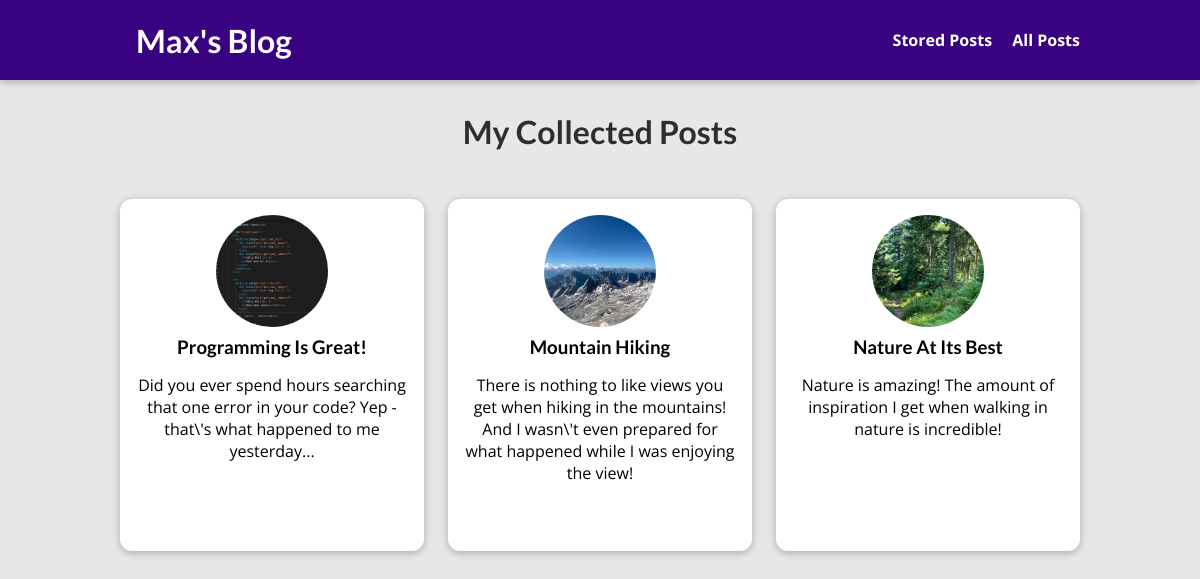
The page /posts on the database its author committed.
### blog/models.py (models this page shows, shortened)
class Post(models.Model):
    title = models.CharField(max_length=150)
    excerpt = models.TextField(default='')
    image = models.ImageField(upload_to='posts', null=True)
    date = models.DateField(default=timezone.now())
    slug = models.SlugField(default='', blank=True, null=False, unique=True)
    content = models.TextField(default='')
    author = models.ForeignKey(
        Author, on_delete=models.SET_NULL, null=True, related_name='posts')
    tags = models.ManyToManyField(Tag)
    def get_absolute_url(self):
        return reverse('post-detail-page', args=[self.slug])

### blog/views.py (the view)
# urls.py: path('posts', views.AllPostsView.as_view(), name='posts-page'),
class AllPostsView(ListView):
    template_name = 'blog/all-posts.html'
    model = Post
    ordering = ['-date']
    context_object_name = 'all_posts'

### blog/templates/blog/all-posts.html (shortened to what this page needs)
{% extends 'base.html' %}
{% load static %}
{% block css_files %}
    <link rel='stylesheet' href="{% static 'blog/post.css' %}" />
    <link rel='stylesheet' href="{% static 'blog/all-posts.css' %}" />
{% endblock css_files %}
{% block content %}
    <section id='all-posts'>
        <h2>My Collected Posts</h2>
        <ul>
            {% for post in all_posts %}
                {% include 'blog/includes/post.html' %}
            {% endfor %}
        </ul>
    </section>
{% endblock content %}

### blog/templates/blog/includes/post.html
{% load static %}
<li>
    <article class='post'>
        <a href="{{post.get_absolute_url}}">
            <img src="{{post.image.url}}" alt="{{ post.title }}">
            <div class='post__content'>
                <h3>{{ post.title }}</h3>
                <p>
                    {{ post.excerpt }}
                </p>
            </div>
        </a>
    </article>
</li>

### static/app.css (style rules this page uses)
* { box-sizing: border-box; }
html { font-family: 'Open Sans', 'Lato', sans-serif; }
body { margin: 0; }
h1, h2, h3 { font-family: 'Lato', sans-serif; font-weight: bold; }

### blog/static/blog/post.css (style rules this page uses)
.post { display: flex; flex-direction: column; align-items: center; text-align: center; }
.post a { text-decoration: none; color: black; transition: all 0.2s ease; padding: 1rem; }
.post img { width: 5rem; height: 5rem; object-fit: cover; border-radius: 50%; }
.post h3 { margin: 0.25rem 0; }

### blog/static/blog/all-posts.css (style rules this page uses)
body { background-color: #e7e7e7; }
#all-posts { margin: 7rem auto; width: 90%; max-width: 60rem; }
#all-posts h2 { text-align: center; font-size: 2rem; color: #2e2e2e; margin: 3rem 0; }
ul { list-style: none; margin: 0; padding: 0; display: grid; grid-template-columns: repeat(auto-fill, minmax(17rem, 1fr)); gap: 1.5rem; }
.post img { width: 7rem; height: 7rem; }
.post a { height: 22rem; transform-origin: center; box-shadow: 0 2px 8px rgba(0, 0, 0, 0.25); border-radius: 12px; background-color: white; }

### rows shown on the page
Post: image (picture), title "Programming Is Great!", excerpt "Did you ever spend hours searching that one error in your code? Yep - that\\'s what happened to me yesterday..."
Post: image (picture), title "Mountain Hiking", excerpt "There is nothing to like views you get when hiking in the mountains! And I wasn\\'t even prepared for what happened while I was enjoying the view!"
Post: image (picture), title "Nature At Its Best", excerpt "Nature is amazing! The amount of inspiration I get when walking in nature is incredible!"
